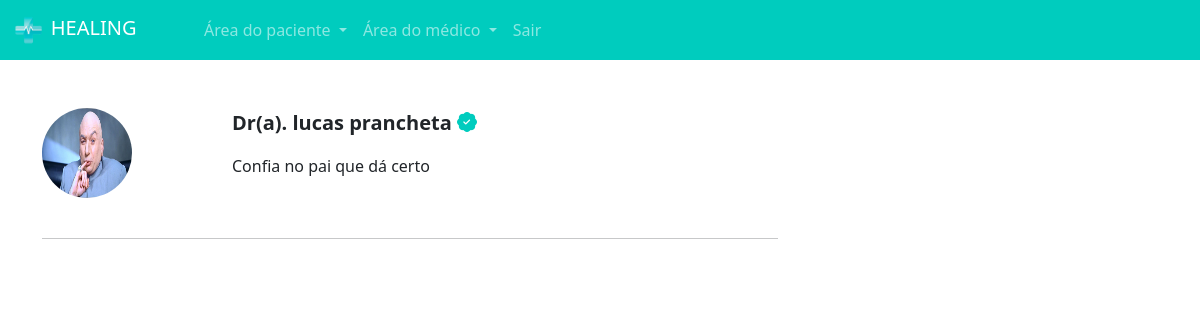
Screenshot of /pacientes/escolher_horario/1/ (signed in) with the database file from the repository.
### medico/models.py (models this page shows, shortened)
class DadosMedico(models.Model):
    crm = models.CharField(max_length=30)
    nome = models.CharField(max_length=100)
    cep = models.CharField(max_length=15)
    rua = models.CharField(max_length=100)
    bairro = models.CharField(max_length=100)
    numero = models.IntegerField()
    rg = models.ImageField(upload_to="rgs")
    cedula_identidade_medica = models.ImageField(upload_to='cim')
    foto = models.ImageField(upload_to="fotos_perfil")
    user = models.ForeignKey(User, on_delete=models.DO_NOTHING)
    descricao = models.TextField(null=True, blank=True)
    especialidade = models.ForeignKey(Especialidades, on_delete=models.DO_NOTHING, null=True, blank=True)
    valor_consulta = models.FloatField(default=100)

### paciente/views.py (the view)
# urls.py: path('escolher_horario/<int:id_dados_medicos>/', views.escolher_horario, name="escolher_horario"),
@login_required
def escolher_horario(request, id_dados_medicos):
    if request.method == "GET":
        medico = DadosMedico.objects.get(id=id_dados_medicos)
        datas_abertas = DatasAbertas.objects.filter(user=medico.user).filter(data__gte=datetime.now()).filter(agendado=False)
        return render(request, 'escolher_horario.html', {'medico': medico, 'datas_abertas': datas_abertas, 'is_medico': is_medico(request.user)})

### medico/models.py (called while the page is built)
def is_medico(user):
    return DadosMedico.objects.filter(user=user).exists()

### paciente/templates/escolher_horario.html (shortened to what this page needs)
{% extends "base.html" %}
{% load static %}
{% load humanize %}
{% block 'head' %}
    <link rel="stylesheet" href="{% static 'medicos/css/abrir_horario.css' %}">
    <link rel="stylesheet" href="{% static 'usuarios/css/usuarios.css' %}">
    <link rel="stylesheet" href="{% static 'medicos/css/cadastro_medico.css' %}">
    <link rel="stylesheet" href="{% static 'pacientes/css/home.css' %}">
    <link rel="stylesheet" href="https://cdn.jsdelivr.net/npm/bootstrap-icons@1.11.3/font/bootstrap-icons.min.css">
{% endblock 'head' %}
{% block 'body' %}
{% include "partials/navbar.html" %}
    <div class="container">
        <br><br>
        <div class="row">
            <div class="col-md-8">
                <div class="row">
                    <div class="col-md-3"><img src="{{medico.foto.url}}" class="foto-perfil-card" alt=""></div>
                    <div class="col-md">
                        <p style="font-size: 20px" class="p-bold">Dr(a). {{medico.nome}} <i class="bi bi-patch-check-fill icon-main"></i></p>
                        <p>{{medico.descricao}}</p>
                    </div>
                </div>
                <br>
                <hr>
            </div>
            <div class="col-md-4">
            </div>
        </div>
    </div>
{% endblock 'body' %}

### templates/static/geral/css/base.css (style rules this page uses)
:root { --main-color: #00CCBE; --dark-color: #09A6A3; --contrast-color: #FFD686; }
.p-bold { font-weight: bold; }

### templates/static/pacientes/css/home.css (style rules this page uses)
.foto-perfil-card { width: 90px; height: 90px; border-radius: 45px; }
.icon-main { color: var(--main-color); }

### rows the page displays
DadosMedico: foto (picture), nome "lucas prancheta", descricao "Confia no pai que dá certo"
